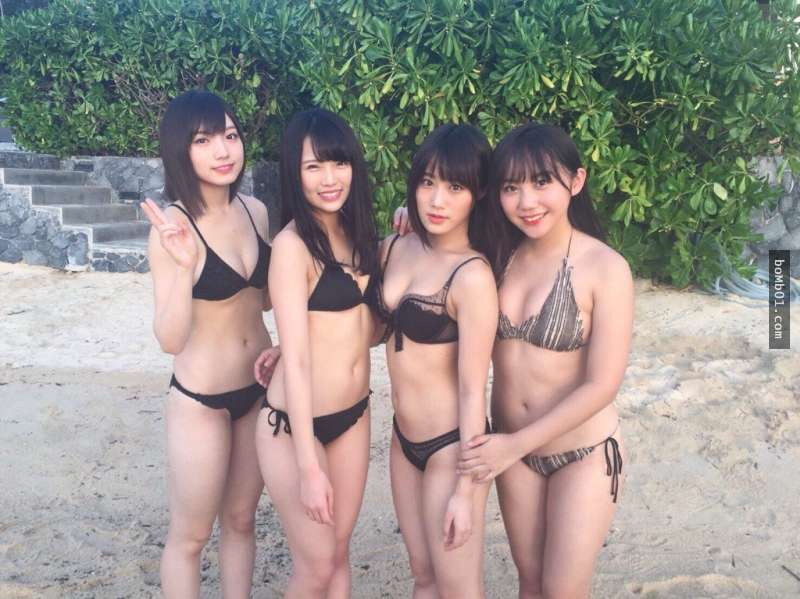
#> input picture python/cvi_toolkit/data/faces/test.jpg, 800 x 599 px
$ python cvi_image_process.py --image data/faces/test.jpg
#> lines starting #> are read from the running program, lines starting #| are printed output that depends on the picture
#!/usr/bin/env python3
# encoding: utf-8

import argparse
import sys, os, cv2
import numpy as np

def center_crop(img,crop_dim):
    center = np.array(img.shape[1:]) / 2.0
    crop_dim = np.array(crop_dim)
    crop = np.tile(center, (1, 2))[0] + np.concatenate([
        -(crop_dim / 2.0),
        crop_dim / 2.0
    ])
    crop = crop.astype(int)
    img = img[:, crop[0]:crop[2], crop[1]:crop[3]]
    return img

if __name__ == '__main__':
    parser = argparse.ArgumentParser()
    parser.add_argument('--image', type=str)
    parser.add_argument('--resize_dims', type=str, default="256,256")
    parser.add_argument('--net_input_dims', type=str, default="224,224")
    parser.add_argument('--batch', type=int, default=1)
    parser.add_argument('--yolo', type=str, default='false')
    parser.add_argument('--save', type=str)
    parser.add_argument('--name', type=str, default='data')
    parser.add_argument('--gray', type=str, default='false')
    args = parser.parse_args()
    resize_dims = [int(dim) for dim in args.resize_dims.strip().split(',')]
    net_input_dims = [int(dim) for dim in args.net_input_dims.strip().split(',')]
    image = cv2.imread(args.image) #BGR
#> image is the input picture: shape (599, 800, 3); mean B, G, R 140.4, 145.9, 151.7
    x = image
    if args.yolo == 'false':
        if image.shape[0] != resize_dims[0]:
            x = cv2.resize(x, (resize_dims[1], resize_dims[0]))
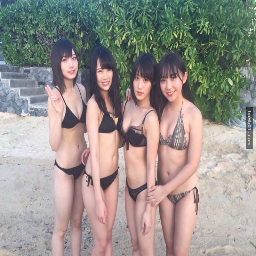
#> x: shape (256, 256, 3); mean B, G, R 140.3, 145.8, 151.6
        x = x.astype(np.float32)
        #HWC => CHW
        x = np.transpose(x, (2,0,1))
        # [8 lines of commented-out code are left out]
        if x.shape[2] != net_input_dims[1]:
            x = center_crop(x, (net_input_dims[0], net_input_dims[1]))
    else:
        ih = image.shape[0]
        iw = image.shape[1]

        scale = min(float(net_input_dims[1]) / iw, float(net_input_dims[0]) / ih)
        rescale_w = int(iw * scale)
        rescale_h = int(ih * scale)

        resized_img = cv2.resize(image, (rescale_w, rescale_h), interpolation=cv2.INTER_LINEAR)
        x = np.full((net_input_dims[0], net_input_dims[1], 3), 0, dtype=np.float32)
        paste_w = (net_input_dims[1] - rescale_w) // 2
        paste_h = (net_input_dims[0] - rescale_h) // 2

        x[paste_h:paste_h + rescale_h, paste_w: paste_w + rescale_w, :] = resized_img
        x = np.transpose(x, (2, 0, 1))      # row to col, (HWC -> CHW)
    if args.gray == "true":
        x = x[0]

    x = np.expand_dims(x, axis=0)
    x = np.tile(x, (args.batch, 1, 1, 1))
    dict_x = {args.name:x}
#> (the run stopped early here; a loop or call above may not have finished)
